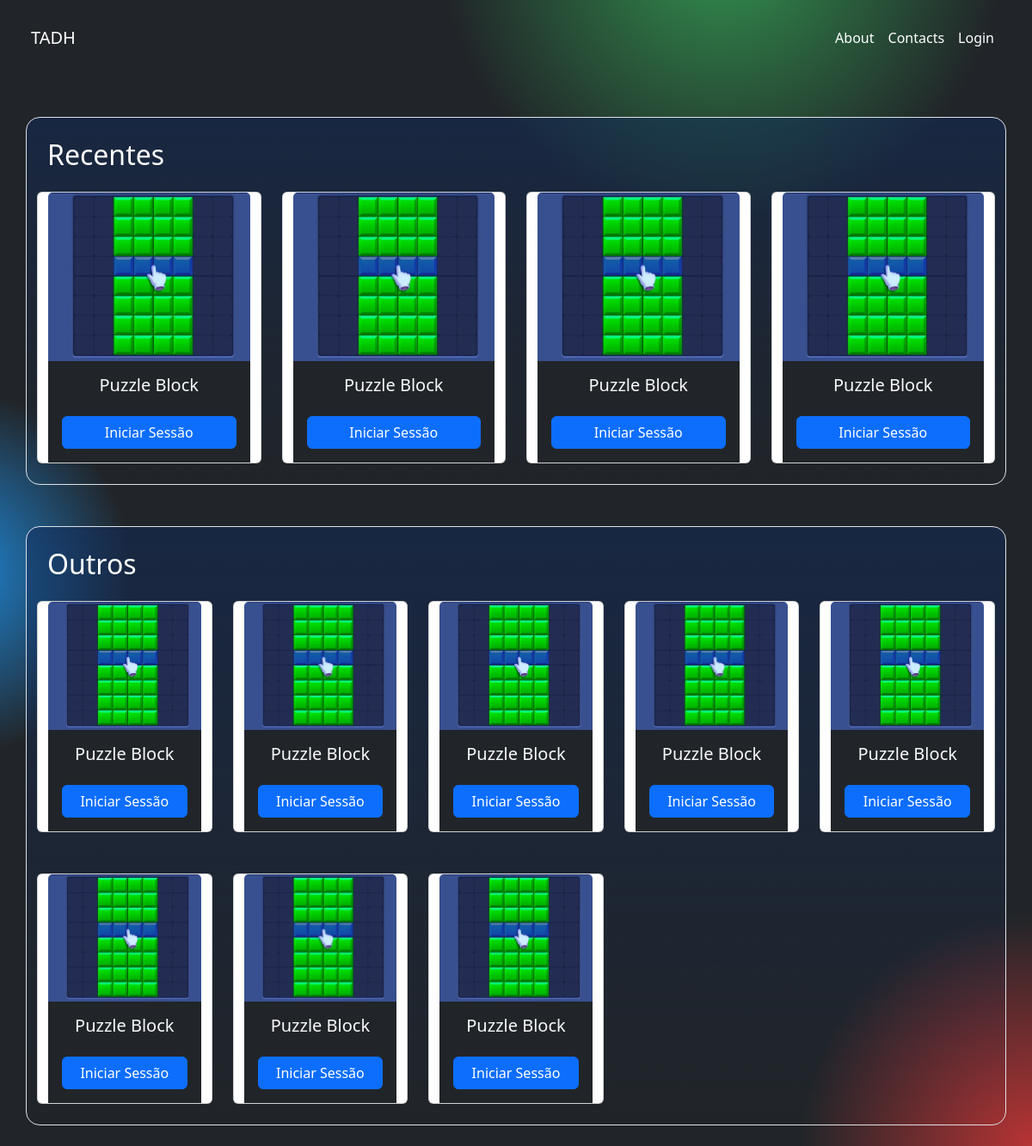
/jogos/, run on the app's committed database.
### jogos/models.py (models this page shows, shortened)
class Jogo(models.Model):
    CATEGORIAS = [
        ('recentes', 'Recentes'),
        ('outros', 'Outros'),
    ]
    titulo = models.CharField(max_length=100)
    descricao = models.TextField()
    imagem = models.ImageField(upload_to='jogos/')
    url_jogo = models.URLField()
    categoria = models.CharField(max_length=10, choices=CATEGORIAS)

### jogos/views.py (the view)
# urls.py: path("jogos/", views.jogos_list, name="jogos"),
def jogos_list(request):
    recentes = Jogo.objects.filter(categoria='recentes').order_by('-id')[:4]
    outros = Jogo.objects.filter(categoria='outros').order_by('-id')[:8]
    context = {
        'recentes': recentes,
        'outros': outros
    }
    return render(request, 'pages/jogos.html', context)

### jogos/templates/pages/jogos.html (shortened to what this page needs)
{% extends 'base.html' %}
{% block content %}
    <div class="container mt-5 recents rounded-4 p-4 border">
        <h1 class="mb-4 fs-2 ms-0">Recentes</h1>
        <div class="row g-4" style="display: grid; grid-template-columns: repeat(auto-fit, minmax(200px, 1fr)); gap: 1.5rem;">
            {% for jogo in recentes %}
            <div class="card">
                <img src="{{ jogo.imagem.url }}" class="card-img-top" alt="{{ jogo.titulo }}">
                <div class="card-body bg-dark text-center">
                    <h5 class="card-title text-light mb-4">{{ jogo.titulo }}</h5>
                    <a href="{{ jogo.url_jogo }}" class="btn btn-primary w-100">Iniciar Sessão</a>
                </div>
            </div>
            {% endfor %}
        </div>
    </div>
    <div class="container mt-5 recents rounded-4 p-4 border  mb-4">
        <h1 class="mb-4 fs-2 ms-0">Outros</h1>
        <div class="row g-4" style="display: grid; grid-template-columns: repeat(auto-fit, minmax(200px, 1fr)); gap: 1.5rem;">
            {% for jogo in outros %}
            <div class="card">
                <img src="{{ jogo.imagem.url }}" class="card-img-top" alt="{{ jogo.titulo }}">
                <div class="card-body bg-dark text-center">
                    <h5 class="card-title text-light mb-4">{{ jogo.titulo }}</h5>
                    <a href="{{ jogo.url_jogo }}" class="btn btn-primary w-100">Iniciar Sessão</a>
                </div>
            </div>
            {% endfor %}
        </div>
    </div>
{% endblock content %}

### jogos/static/css/styles.css (style rules this page uses)
body { background-color: #121212; color: white; background-image: radial-gradient(circle at -5% 50%, rgba(31, 150, 242, 0.9), transparent 15%), radial-gradient(circle at 70% -5%, rgba(52, 159, 82, 0.9), transparent 20%), radial-gradient(circle at 100% 100%, rgba(200, 53, 53, 0.9), transparent 15%); background-size: cover; background-attachment: fixed; }
h1 { font-size: 3rem; color: white; margin-left: 6rem; }
.recents { background: linear-gradient(to bottom, rgba(16, 42, 91, 0.5) 0%, rgba(255, 255, 255, 0) 100%); }

### data on the page
Jogo: imagem (picture), titulo "Puzzle Block"
Jogo: imagem (picture), titulo "Puzzle Block"
Jogo: imagem (picture), titulo "Puzzle Block"
Jogo: imagem (picture), titulo "Puzzle Block"
Jogo: imagem (picture), titulo "Puzzle Block"
Jogo: imagem (picture), titulo "Puzzle Block"
Jogo: imagem (picture), titulo "Puzzle Block"
Jogo: imagem (picture), titulo "Puzzle Block"
Jogo: imagem (picture), titulo "Puzzle Block"
Jogo: imagem (picture), titulo "Puzzle Block"
Jogo: imagem (picture), titulo "Puzzle Block"
Jogo: imagem (picture), titulo "Puzzle Block"
